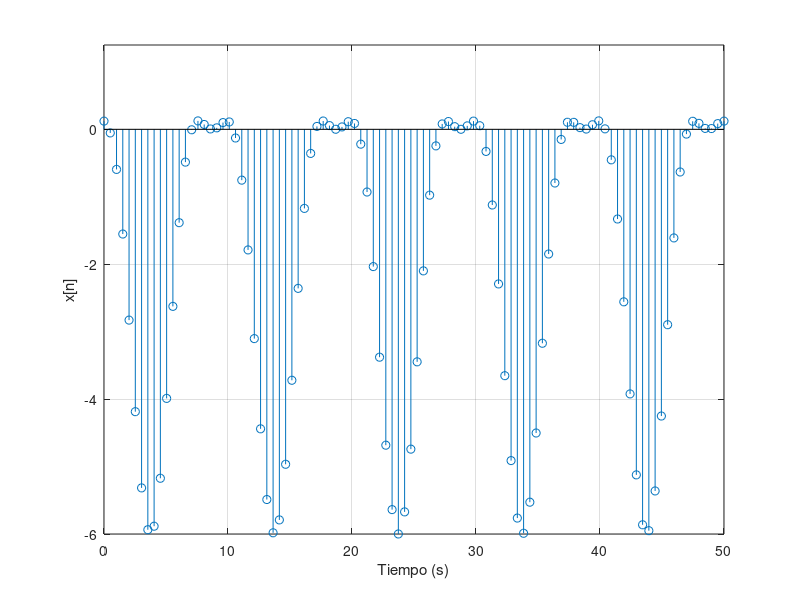

Recreate this plot in MATLAB.
%%señal x=-2+3*cos(20*pi*t+pi/4)+sin(40*pi*t)
%%tiempo tiempo discreto 
clc
n=linspace(0,50,100);
x=-2 + 3*cos(20*pi*n + pi/4) + sin(40*pi*n);
stem(n,x)
axis([0 50 -6 1.25])
grid
xlabel('Tiempo (s)')
ylabel('x[n]')

